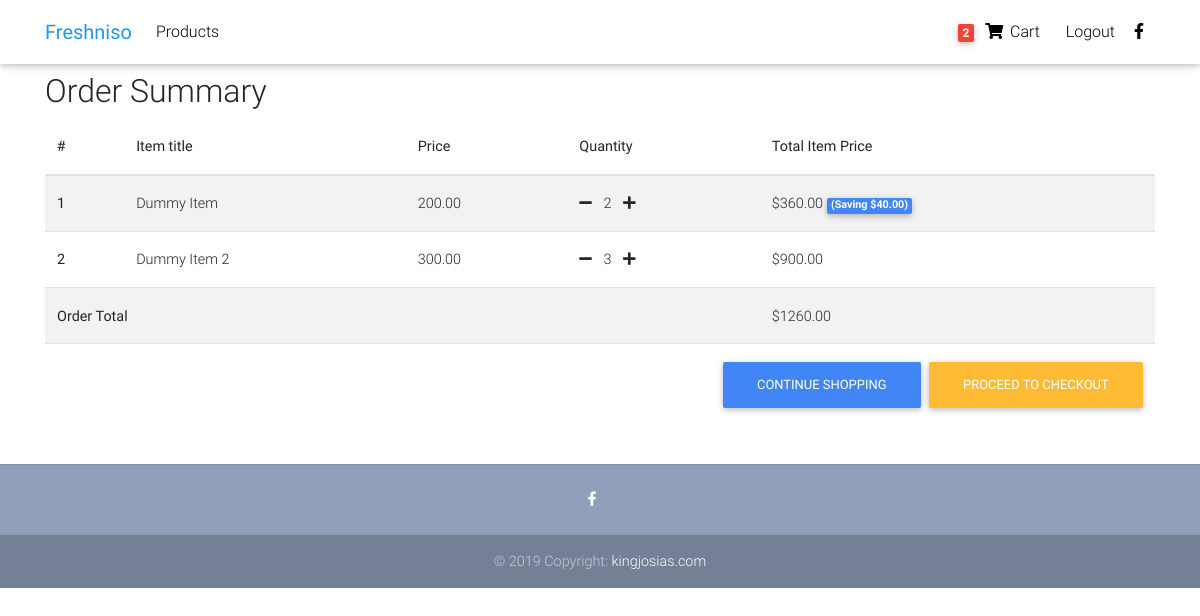
Page /order-summary (signed in) on the committed database.
### freshniso/models.py (models this page shows, shortened)
class Order(models.Model):
    user = models.ForeignKey(settings.AUTH_USER_MODEL, on_delete=models.CASCADE)
    items = models.ManyToManyField(OrderItem)
    start_date = models.DateTimeField(auto_now_add=True)
    ordered_date = models.DateTimeField(auto_now_add=True)
    ordered = models.BooleanField(default=False)
    billing_address = models.ForeignKey(BillingAddress, on_delete=models.SET_NULL, blank=True, null=True)
    payment = models.ForeignKey(Payment, on_delete=models.SET_NULL, blank=True, null=True)
    def get_total(self):
        total = 0
        for order_item in self.items.all():
            total += order_item.get_final_price()
        return total

class OrderItem(models.Model):
    user = models.ForeignKey(settings.AUTH_USER_MODEL, on_delete=models.CASCADE)
    ordered = models.BooleanField(default=False)
    item = models.ForeignKey(Item, on_delete=models.CASCADE)
    quantity = models.IntegerField(default=1)
    def get_total_item_price(self):
        return self.quantity * self.item.price
    def get_total_discount_price(self):
        return self.quantity * self.item.discount_price
    def get_amount_saved(self):
        return self.get_total_item_price() - self.get_total_discount_price()
    def get_final_price(self):
        if self.item.discount_price:
            return self.get_total_discount_price()
        else:
            return self.get_total_item_price()

class Item(models.Model):
    title = models.CharField(max_length=100)
    price = models.DecimalField(max_digits=9, decimal_places=2)
    discount_price = models.DecimalField(max_digits=9, decimal_places=2, blank=True, null=True)
    category = models.CharField(choices=CATEGORY_CHOICES, max_length=2)
    label = models.CharField(choices=LABEL_CHOICES, max_length=1)
    slug = models.SlugField()
    description = models.TextField()

### freshniso/views.py (the view)
# urls.py: path('order-summary', OrderSummaryView.as_view(), name='order-summary'),
class OrderSummaryView(LoginRequiredMixin, View):
    def get(self, *args, **kwargs):
        try:
            order = Order.objects.get(user=self.request.user, ordered=False)
        except ObjectDoesNotExist:
            messages.error(self.request, "You do not have an active order")
            return redirect("/")
        return render(self.request, 'freshniso/order_summary.html', {'order': order})

### freshniso/templatetags/cart_template_tags.py (called while the page is built)
@register.filter
def cart_item_count(user):
    if user.is_authenticated:
        qs = Order.objects.filter(user=user, ordered=False)
        if qs.exists():
            return qs[0].items.count()
    return 0

### freshniso/templates/freshniso/order_summary.html (shortened to what this page needs)
{% extends 'base.html' %}
{% block content %}
    <main>
        <div class="container">
            <div class="table-responsive">
                <h2>Order Summary</h2>
                <table class="table table-striped">
                    <thead>
                    <tr>
                        <th>#</th>
                        <th>Item title</th>
                        <th>Price</th>
                        <th>Quantity</th>
                        <th>Total Item Price</th>
                    </tr>
                    </thead>
                    <tbody>
                    {% for order_item in order.items.all %}
                        <tr>
                            <th scope="row">{{ forloop.counter }}</th>
                            <td>{{ order_item.item.title }}</td>
                            <td>{{ order_item.item.price }}</td>
                            <td>
                                <a href="{% url 'remove-single-item-from-cart' order_item.item.slug %}">
                                    <i class="fas fa-minus mr-2"></i>
                                </a>
                                {{ order_item.quantity }}
                                <a href="{% url 'add-to-cart' order_item.item.slug %}">
                                    <i class="fas fa-plus ml-2"></i>
                                </a>
                            </td>
                            <td>
                                {% if order_item.item.discount_price %}
                                    ${{ order_item.get_total_discount_price }}
                                    <span class="badge badge-primary">
                                    (Saving ${{ order_item.get_amount_saved }})
                                    </span>
                                {% else %}
                                    ${{ order_item.get_total_item_price }}
                                {% endif %}
                            </td>
                        </tr>
                    {% endfor %}
                        <tr>
                        <td colspan="4"><b>Order Total</b></td>
                        <td>${{ order.get_total }}</td>
                    </tr>
                    <tr>
                        <td colspan="5">
                            <a href="{% url 'checkout' %}" class="btn btn-warning float-right ml-2">
                                Proceed to checkout
                            </a>
                            <a href="{% url 'home' %}" class="btn btn-primary float-right">
                                Continue shopping
                            </a>
                        </td>
                    </tr>
                    </tbody>
                </table>
            </div>
        </div>
    </main>
{% endblock %}

### templates/navbar.html (shortened to what this page needs)
 {% load cart_template_tags %}
<nav class="navbar fixed-top navbar-expand-lg navbar-light white scrolling-navbar">
    <div class="container">
        <a class="navbar-brand waves-effect" href="{% url 'home' %}">
            <strong class="blue-text">Freshniso</strong>
        </a>
        <div class="collapse navbar-collapse" id="navbarSupportedContent">
            <ul class="navbar-nav mr-auto">
                <li class="nav-item">
                    <a class="nav-link waves-effect" href="#">Products</a>
                </li>
            </ul>
            <ul class="navbar-nav nav-flex-icons">
                {% if request.user.is_authenticated %}
                    <li class="nav-item">
                        <a href="{% url 'order-summary' %}" class="nav-link waves-effect">
                            <span class="badge red z-depth-1 mr-1"> {{ request.user|cart_item_count }} </span>
                            <i class="fas fa-shopping-cart"></i>
                            <span class="clearfix d-none d-sm-inline-block"> Cart </span>
                        </a>
                    </li>
                     <li class="nav-item">
                        <a class="nav-link waves-effect" href="{% url 'account_logout' %}">
                            <span class="clearfix d-none d-sm-inline-block"> Logout </span>
                        </a>
                    </li>
                {% endif %}
                <li class="nav-item">
                    <a href="https://www.facebook.com/mdbootstrap" class="nav-link waves-effect" target="_blank">
                        <i class="fab fa-facebook-f"></i>
                    </a>
                </li>
            </ul>
        </div>
    </div>
</nav>

### templates/base.html (style rules this page uses)
html, body, header, .carousel { height: 60vh; }

### rows in the picture
OrderItem: item "Dummy Item", item.price "200.00", quantity "2", get_total_discount_price "360.00", get_amount_saved "40.00"
OrderItem: item "Dummy Item 2", item.price "300.00", quantity "3", get_total_item_price "900.00"
Order: get_total "1260.00"

### other values in the picture
{{ request.user|cart_item_count }} "2"
